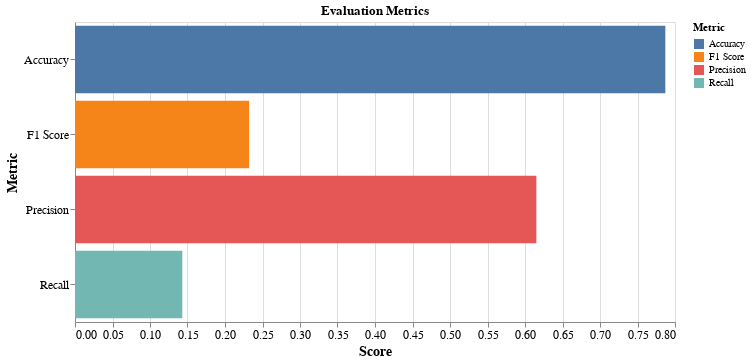

The notebook cell saved with this chart:
### Code cell
accuracy = accuracy_score(y_test, y_pred)
precision = precision_score(y_test, y_pred)
recall = recall_score(y_test, y_pred)
f1 = f1_score(y_test, y_pred)


metrics_scores = {
    "Accuracy": accuracy,
    "Precision": precision,
    "Recall": recall,
    "F1 Score": f1,
}

df_metrics = pd.DataFrame(list(metrics_scores.items()), columns=["Metric", "Score"])

alt.Chart(df_metrics).mark_bar().encode(
    y="Metric:N", x="Score:Q", color="Metric:N", text=alt.Text("Score:Q", format=".2f")
).properties(title="Evaluation Metrics", width=600, height=300).configure_axis(
    labelFontSize=12, titleFontSize=14
)

### Figure 1 — Vega-Lite specification as saved in the notebook (floating-point values rounded to 4 significant figures)
{"config": {"view": {"continuousWidth": 300, "continuousHeight": 300}, "axis": {"labelFontSize": 12, "titleFontSize": 14}}, "data": {"name": "data-d50bb656b525a63901cc7816a3ece91f"}, "mark": {"type": "bar"}, "encoding": {"color": {"field": "Metric", "type": "nominal"}, "text": {"field": "Score", "format": ".2f", "type": "quantitative"}, "x": {"field": "Score", "type": "quantitative"}, "y": {"field": "Metric", "type": "nominal"}}, "height": 300, "title": "Evaluation Metrics", "width": 600, "$schema": "https://vega.github.io/schema/vega-lite/v5.14.1.json", "datasets": {"data-d50bb656b525a63901cc7816a3ece91f": [{"Metric": "Accuracy", "Score": 0.7871}, {"Metric": "Precision", "Score": 0.6152}, {"Metric": "Recall", "Score": 0.1431}, {"Metric": "F1 Score", "Score": 0.2322}]}}
